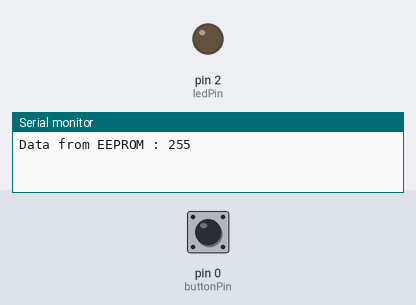
Bench run of a sketch on a simulated Arduino Uno, built for the host (arithmetic inside an expression is 32-bit, double 64-bit). Shown: output pins drawn as LEDs (lit = HIGH), the last lines printed to the serial monitor. The test bench sets the inputs (shaded band); at power-on: pin 0 (buttonPin) LOW. EEPROM starts erased.

Above: at 1.2 s.
1.3 s: pin 0 (buttonPin) pulled HIGH for 0.15 s
At 2.0 s:
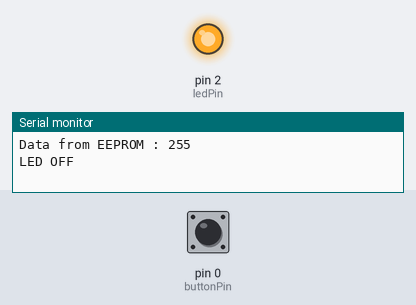
2.9 s: pin 0 (buttonPin) pulled HIGH for 1 s
At 4.5 s:
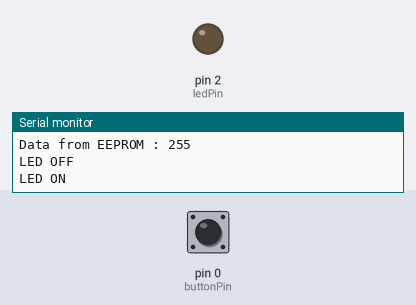
5.4 s: pin 0 (buttonPin) pulled HIGH for 3.2 s
At 9.3 s:
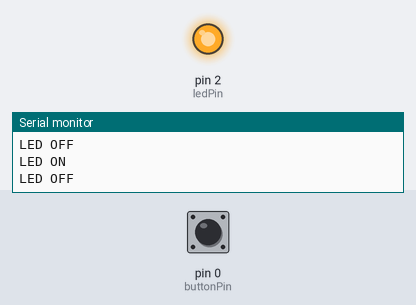
Timing chart, 0 to 10.8 s (numbered marks = the images above; inputs shaded):
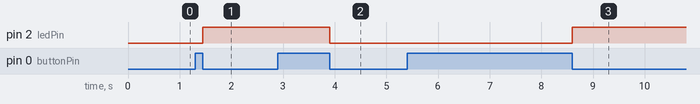

Measured:
- after the input at 1.3 s, pin 2 (ledPin): LOW → HIGH after 0.15 s
- after the input at 2.9 s, pin 2 (ledPin): HIGH → LOW after 1.0 s
- after the input at 5.4 s, pin 2 (ledPin): LOW → HIGH after 3.2 s

The sketch:

LED_button_Serial_EEPROM.ino
```cpp
#include<EEPROM.h>
const int buttonPin = 0;     // onboard  flash button
const int ledPin =  2;      // onboard LED pin

// variables will change:
int buttonState = 0;         // variable for reading the pushbutton status

void setup() {
  Serial.begin(115200);
  EEPROM.begin(512);
  // initialize the LED pin as an output:
  pinMode(ledPin, OUTPUT);
  // initialize the pushbutton pin as an input:
  pinMode(buttonPin, INPUT);
  buttonState = EEPROM.read(10);
  Serial.print("Data from EEPROM : ");
  Serial.println(buttonState);
}

void loop() {
  if ( digitalRead(buttonPin) == HIGH) {
    if (buttonState == 1) {
      buttonState = 0;
      Serial.println("LED ON");
      EEPROM.write(10,0);  EEPROM.commit();
    }else {
      buttonState = 1;
      Serial.println("LED OFF");
      EEPROM.write(10,1);  EEPROM.commit();
    }
    while (digitalRead(buttonPin) == HIGH ) ;
  }

  if (buttonState == 1) {
    digitalWrite(ledPin, HIGH);
    //    Serial.println("LED ON");
  } else {
    digitalWrite(ledPin, LOW);
    //    Serial.println("LED OFF");
  }
}
```
